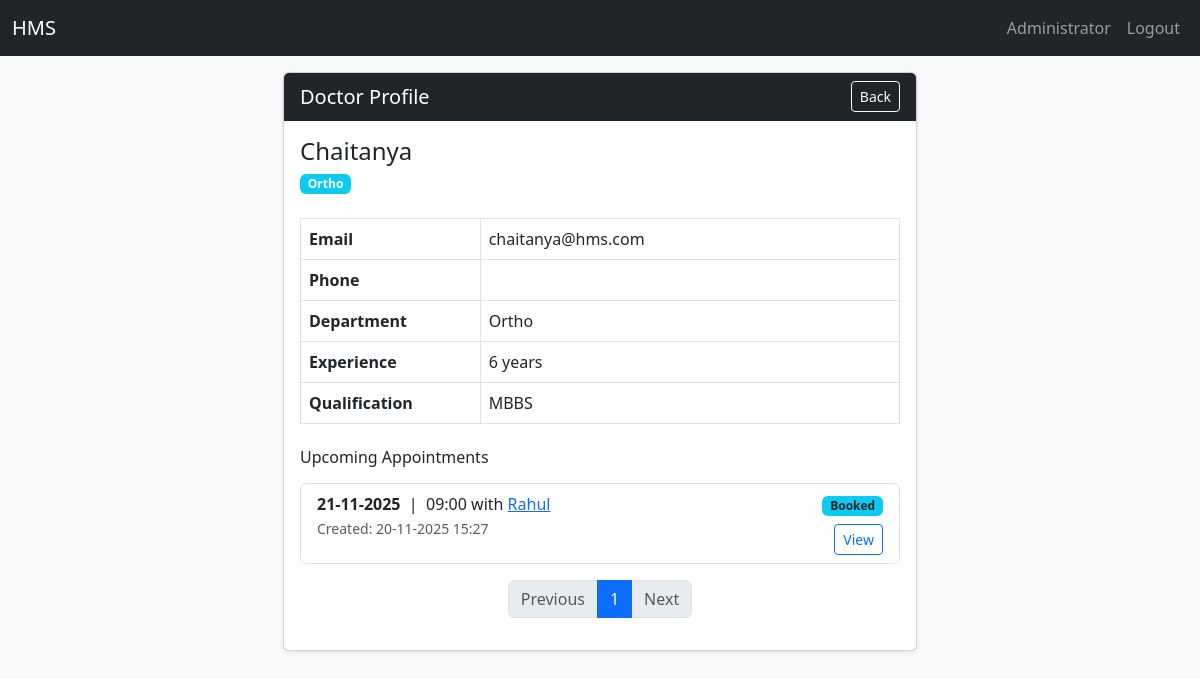
Page /admin/doctor/2/view (signed in) on the committed database.
### app/models.py (models this page shows, shortened)
class User(UserMixin, db.Model):
    id = db.Column(db.Integer, primary_key=True)
    email = db.Column(db.String(120), unique=True, nullable=False)
    name = db.Column(db.String(120), nullable=False)
    password_hash = db.Column(db.String(128), nullable=False)
    role = db.Column(db.String(20), nullable=False)
    active = db.Column(db.Boolean, default=True)
    reason= db.Column(db.String(255))
    created_at = db.Column(db.DateTime, default=func.now())
    doctor = db.relationship('DoctorProfile', backref='user', uselist=False)
    patient = db.relationship('PatientProfile', backref='user', uselist=False)

class DoctorProfile(db.Model):
    id = db.Column(db.Integer, primary_key=True)
    user_id = db.Column(db.Integer, db.ForeignKey('user.id'))
    specialization = db.Column(db.String(120))
    experience = db.Column(db.String(120))
    qualification = db.Column(db.String(120))
    department_id = db.Column(db.Integer, db.ForeignKey('department.id'))
    contact = db.Column(db.String(40))
    is_blacklisted = db.Column(db.Boolean, default=False, nullable=False)
    blacklist_reason = db.Column(db.Text, nullable=True)
    blacklisted_at = db.Column(db.DateTime, nullable=True)
    blacklisted_by = db.Column(db.Integer, nullable=True)  # Admin who blacklisted
    availability_json = db.Column(db.Text)
    bio = db.Column(db.Text)
    appointments = db.relationship('Appointment', backref='doctor', lazy='dynamic')

class Department(db.Model):
    id = db.Column(db.Integer, primary_key=True)
    name = db.Column(db.String(120), unique=True, nullable=False)
    description = db.Column(db.Text)
    doctors = db.relationship('DoctorProfile', backref='department', lazy='dynamic')

class Appointment(db.Model):
    id = db.Column(db.Integer, primary_key=True)
    patient_id = db.Column(db.Integer, db.ForeignKey('patient_profile.id'))
    doctor_id = db.Column(db.Integer, db.ForeignKey('doctor_profile.id'))
    date = db.Column(db.Date, nullable=False)
    time = db.Column(db.Time, nullable=False)
    status = db.Column(db.String(20), default='Booked')  # Booked/Completed/Cancelled
    created_at = db.Column(db.DateTime, default=func.now()) # Timestamp of appointment creation from database
    treatment = db.relationship('Treatment', backref='appointment', uselist=False)
    __table_args__ = (
        db.UniqueConstraint('doctor_id', 'date', 'time', name='uix_doctor_datetime'),
    )

### app/routes.py (the view)
@main.route('/admin/doctor/<int:doctor_id>/view')
@login_required
@role_required('admin')
@validate_csrf
def admin_view_doctor(doctor_id):
    return_url = request.args.get('next') or request.referrer
    page = request.args.get('page', 1, type=int)
    try:
        doctor = (
            DoctorProfile.query.get_or_404(doctor_id)
        )
    except Exception:
        current_app.logger.exception("Failed doctor eager-load; falling back.")
        doctor = DoctorProfile.query.get_or_404(doctor_id)
    appt_q = (Appointment.query
              .filter_by(doctor_id=doctor.id)
              .order_by(Appointment.date.desc(), Appointment.time.desc()))  # show recent first
    appointments, pagination = paginate_query(appt_q, page)
    return render_template(
        'doctor_profile_view.html',
        doctor=doctor,
        appointments=appointments,
        pagination=pagination,
        next=return_url
    )

### app/routes.py (called while the page is built)
def role_required(role):
    from functools import wraps
    def decorator(fn):
        @wraps(fn)
        def wrapper(*args, **kwargs):
            if not current_user.is_authenticated or current_user.role != role:
                flash('Access denied', 'danger')
                return redirect(url_for('views.login'))
            return fn(*args, **kwargs)
        return wrapper
    return decorator

def paginate_query(query, page, per_page=ITEMS_PER_PAGE):
    page = max(1, int(page or 1))
    per_page = int(per_page)
    total = query.order_by(None).count()
    total_pages = max(1, ceil(total / per_page))
    if page > total_pages:
        page = total_pages
    items = query.offset((page - 1) * per_page).limit(per_page).all()
    pagination = {
        'page': page,
        'per_page': per_page,
        'total': total,
        'total_pages': total_pages,
        'has_prev': page > 1,
        'has_next': page < total_pages,
        'prev_page': page - 1 if page > 1 else None,
        'next_page': page + 1 if page < total_pages else None
    }
    return items, pagination

### app/utils.py (called while the page is built)
def validate_csrf(func):
    @wraps(func)
    def wrapper(*args, **kwargs):
        token = session.get('csrf_token')
        form_token = None
        if request.method == 'POST':
            form_token = request.form.get('csrf_token') or request.headers.get('X-CSRF-Token')
        if request.method == 'POST':
            if not token or not form_token or token != form_token:
                flash('Invalid or missing CSRF token', 'danger')
                return redirect(url_for('views.index'))
        return func(*args, **kwargs)
    return wrapper

### app/templates/doctor_profile_view.html (shortened to what this page needs)
{% extends 'base.html' %} {% block title %}| View Doctor's Profile{% endblock %}
{% block content %}
<div class="row justify-content-center">
  <div class="col-lg-7 col-md-9">
    <div class="card shadow-sm">
      <div class="card-header bg-dark text-white d-flex justify-content-between align-items-center">
        <h5 class="mb-0">Doctor Profile</h5>
        <a href="javascript:history.back()" class="btn btn-sm btn-outline-light">Back</a>
      </div>
      <div class="card-body">
        <div class="d-flex align-items-center mb-4">
          <div>
            <h4 class="mb-1">{{ doctor.user.name }}</h4>
            <span class="badge bg-info">{{ doctor.specialization or "General" }}</span>
          </div>
        </div>
        <table class="table table-bordered mb-4">
          <tr>
            <th width="30%">Email</th>
            <td>{{ doctor.user.email }}</td>
          </tr>
          <tr>
            <th>Phone</th>
            <td>{{ doctor.user.phone }}</td>
          </tr>
          <tr>
            <th>Department</th>
            <td>{{ doctor.department.name if doctor.department else "—" }}</td>
          </tr>
          <tr>
            <th>Experience</th>
            <td>{{ doctor.experience or "Not provided" }}</td>
          </tr>
          <tr>
            <th>Qualification</th>
            <td>{{ doctor.qualification or "Not provided" }}</td>
          </tr>
        </table>
        <h6 class="mb-3">Upcoming Appointments</h6>
    {% if appointments %}
    <ul class="list-group mb-3">
        {% for appt in appointments %}
        <li class="list-group-item d-flex justify-content-between align-items-start">
            <div>
            <div>
                <strong>{{ appt.date.strftime('%d-%m-%Y') }}</strong>
                &nbsp;|&nbsp; {{ appt.time.strftime('%H:%M') }}
                {% if appt.patient and appt.doctor %}
                {% if doctor is defined %}
                    with <a href="{{ url_for('main.admin_view_patient', patient_id=appt.patient.id) }}">{{ appt.patient.user.name }}</a>
                {% elif patient is defined %}
                    with <a href="{{ url_for('main.admin_view_doctor', doctor_id=appt.doctor.id) }}">{{ appt.doctor.user.name }}</a>
                {% endif %}
                {% endif %}
            </div>
            <small class="text-muted">Created: {{ appt.created_at.strftime('%d-%m-%Y %H:%M') }}</small>
            </div>
            <div class="text-end">
            <span class="badge
                {% if appt.status == 'Booked' %}bg-info text-dark
                {% elif appt.status == 'Completed' %}bg-success
                {% elif appt.status == 'Cancelled' %}bg-danger
                {% else %}bg-secondary{% endif %}">
                {{ appt.status }}
            </span>
            <div class="mt-2">
                <a class="btn btn-sm btn-outline-primary" href="{{ url_for('main.admin_appointment_view', appt_id=appt.id, next=request.full_path) }}">View</a>
            </div>
            </div>
        </li>
        {% endfor %}
    </ul>
  <nav aria-label="Appointments pagination">
    <ul class="pagination justify-content-center">
      <li class="page-item {% if not pagination.has_prev %}disabled{% endif %}">
        <a class="page-link" href="?page={{ pagination.prev_page }}{% if next %}&next={{ next|urlencode }}{% endif %}" tabindex="-1">Previous</a>
      </li>
      {% for p in range(1, pagination.total_pages + 1) %}
        <li class="page-item {% if p == pagination.page %}active{% endif %}">
          <a class="page-link" href="?page={{ p }}{% if next %}&next={{ next|urlencode }}{% endif %}">{{ p }}</a>
        </li>
      {% endfor %}
      <li class="page-item {% if not pagination.has_next %}disabled{% endif %}">
        <a class="page-link" href="?page={{ pagination.next_page }}{% if next %}&next={{ next|urlencode }}{% endif %}">Next</a>
      </li>
    </ul>
  </nav>
    {% else %}
    <div class="alert alert-secondary">No appointments found.</div>
    {% endif %}
      </div>
    </div>
  </div>
</div>
{% endblock %}

### app/templates/base.html (shortened to what this page needs)
<!doctype html>
<html lang="en">
<head>
  <link href="https://cdn.jsdelivr.net/npm/bootstrap@5.3.0/dist/css/bootstrap.min.css" rel="stylesheet">
  <link rel="stylesheet" href="{{ url_for('static', filename='css/style.css') }}">
</head>
<body>
<nav class="navbar navbar-expand-lg navbar-dark bg-dark">
  <div class="container-fluid">
    <a class="navbar-brand text-white" id="home" href="/">HMS</a>
    <div class="collapse navbar-collapse">
      <ul class="navbar-nav ms-auto mb-2 mb-lg-0 ">
        {% if current_user.is_authenticated %}
          <li class="nav-item text-white"><a class="nav-link" href="#">{{ current_user.name }}</a></li>
          <li class="nav-item text-white"><a class="nav-link" href="{{ url_for('main.logout') }}">Logout</a></li>
        {% endif %}
      </ul>
    </div>
  </div>
</nav>
<div class="toast-container position-fixed top-0 end-0 p-3" style="z-index: 2000;">
</div>
<div class="container-fluid mt-3 px-5">
  {% block content %}
  {% endblock %}
</div>
</body>
</html>

### app/static/css/style.css (style rules this page uses)
body { background-color: #f8f9fa; font-family: "Segoe UI", Roboto, Arial, sans-serif; }

### rows in the picture
User: name "Administrator"
User: user.name "Chaitanya", user.email "chaitanya@hms.com"
DoctorProfile: specialization "Ortho", experience "6 years", qualification "MBBS"
Department: department "Ortho"
Appointment: date "21-11-2025", time "09:00", patient.user.name "Rahul", created_at "20-11-2025 15:27", status "Booked"

### other values in the picture
{{ p }} "1"
